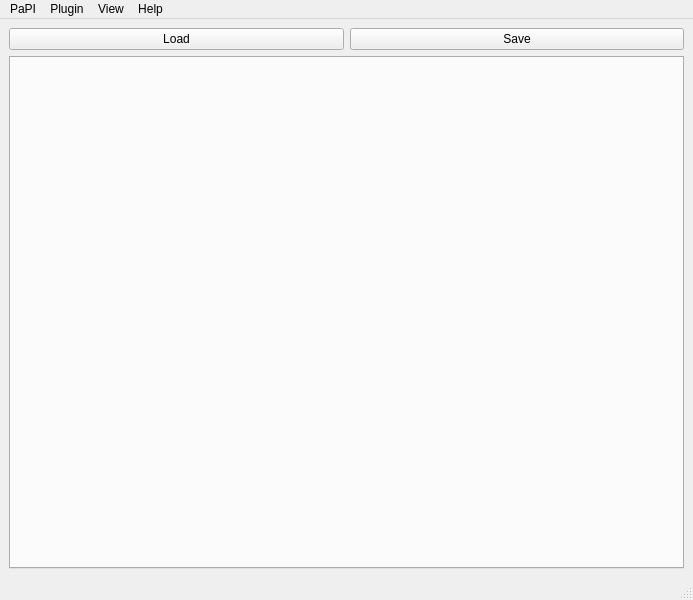
<?xml version="1.0" encoding="UTF-8"?>
<ui version="4.0">
 <class>QtNewMain</class>
 <widget class="QMainWindow" name="QtNewMain">
  <property name="geometry">
   <rect>
    <x>0</x>
    <y>0</y>
    <width>693</width>
    <height>600</height>
   </rect>
  </property>
  <property name="windowTitle">
   <string>MainWindow</string>
  </property>
  <widget class="QWidget" name="centralwidget">
   <layout class="QVBoxLayout" name="verticalLayout_2">
    <item>
     <layout class="QVBoxLayout" name="verticalLayout">
      <item>
       <layout class="QHBoxLayout" name="horizontalLayout">
        <item>
         <widget class="QPushButton" name="loadButton">
          <property name="text">
           <string>Load</string>
          </property>
         </widget>
        </item>
        <item>
         <widget class="QPushButton" name="saveButton">
          <property name="text">
           <string>Save</string>
          </property>
         </widget>
        </item>
       </layout>
      </item>
     </layout>
    </item>
    <item>
     <widget class="QTabWidget" name="widgetTabs">
      <property name="contextMenuPolicy">
       <enum>Qt::DefaultContextMenu</enum>
      </property>
      <property name="currentIndex">
       <number>-1</number>
      </property>
     </widget>
    </item>
   </layout>
  </widget>
  <widget class="QMenuBar" name="menubar">
   <property name="geometry">
    <rect>
     <x>0</x>
     <y>0</y>
     <width>693</width>
     <height>25</height>
    </rect>
   </property>
   <widget class="QMenu" name="menuPaPI">
    <property name="title">
     <string>PaPI</string>
    </property>
    <addaction name="actionLoad"/>
    <addaction name="actionSave"/>
    <addaction name="actionExit"/>
    <addaction name="actionReloadConfig"/>
    <addaction name="actionResetPaPI"/>
    <addaction name="actionCreateRecording"/>
   </widget>
   <widget class="QMenu" name="menuPlugin">
    <property name="title">
     <string>Plugin</string>
    </property>
    <addaction name="actionOverview"/>
    <addaction name="actionCreate"/>
   </widget>
   <widget class="QMenu" name="menuView">
    <property name="title">
     <string>View</string>
    </property>
    <addaction name="actionRunMode"/>
    <addaction name="actionSetBackground"/>
   </widget>
   <widget class="QMenu" name="menuHelp">
    <property name="title">
     <string>Help</string>
    </property>
    <addaction name="actionPaPI_Wiki"/>
    <addaction name="actionPaPI_Doc"/>
    <addaction name="separator"/>
    <addaction name="actionAbout"/>
    <addaction name="actionAbout_Qt"/>
   </widget>
   <addaction name="menuPaPI"/>
   <addaction name="menuPlugin"/>
   <addaction name="menuView"/>
   <addaction name="menuHelp"/>
  </widget>
  <widget class="QStatusBar" name="statusbar"/>
  <action name="actionLoad">
   <property name="text">
    <string>Load</string>
   </property>
  </action>
  <action name="actionSave">
   <property name="text">
    <string>Save</string>
   </property>
  </action>
  <action name="actionOverview">
   <property name="text">
    <string>Overview</string>
   </property>
  </action>
  <action name="actionCreate">
   <property name="text">
    <string>Create</string>
   </property>
  </action>
  <action name="actionExit">
   <property name="text">
    <string>Exit</string>
   </property>
  </action>
  <action name="actionReloadConfig">
   <property name="text">
    <string>ReloadConfig</string>
   </property>
  </action>
  <action name="actionResetPaPI">
   <property name="text">
    <string>ResetPaPI</string>
   </property>
  </action>
  <action name="actionRunMode">
   <property name="text">
    <string>RunMode</string>
   </property>
  </action>
  <action name="actionSetBackground">
   <property name="text">
    <string>SetBackground</string>
   </property>
  </action>
  <action name="actionPaPI_Wiki">
   <property name="text">
    <string>PaPI Wiki</string>
   </property>
  </action>
  <action name="actionPaPI_Doc">
   <property name="text">
    <string>PaPI Doc</string>
   </property>
  </action>
  <action name="actionAbout">
   <property name="text">
    <string>About</string>
   </property>
  </action>
  <action name="actionAbout_Qt">
   <property name="text">
    <string>About Qt</string>
   </property>
  </action>
  <action name="actionAbout_PySide">
   <property name="text">
    <string>About PySide</string>
   </property>
  </action>
  <action name="actionCreateRecording">
   <property name="text">
    <string>CreateRecording</string>
   </property>
  </action>
 </widget>
 <resources/>
 <connections>
  <connection>
   <sender>actionExit</sender>
   <signal>triggered()</signal>
   <receiver>QtNewMain</receiver>
   <slot>close()</slot>
   <hints>
    <hint type="sourcelabel">
     <x>-1</x>
     <y>-1</y>
    </hint>
    <hint type="destinationlabel">
     <x>346</x>
     <y>299</y>
    </hint>
   </hints>
  </connection>
 </connections>
</ui>
